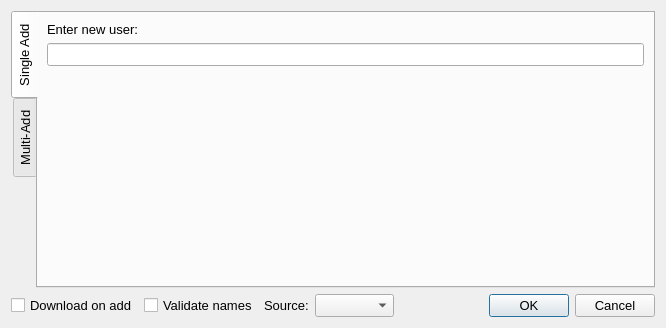
<?xml version="1.0" encoding="UTF-8"?>
<ui version="4.0">
 <class>AddRedditObjectDialog</class>
 <widget class="QDialog" name="AddRedditObjectDialog">
  <property name="geometry">
   <rect>
    <x>0</x>
    <y>0</y>
    <width>666</width>
    <height>328</height>
   </rect>
  </property>
  <property name="font">
   <font>
    <pointsize>10</pointsize>
   </font>
  </property>
  <property name="windowTitle">
   <string>Add</string>
  </property>
  <property name="windowIcon">
   <iconset>
    <normaloff>../images/add.png</normaloff>../images/add.png</iconset>
  </property>
  <layout class="QVBoxLayout" name="verticalLayout_3">
   <item>
    <widget class="QTabWidget" name="tab_widget">
     <property name="autoFillBackground">
      <bool>false</bool>
     </property>
     <property name="tabPosition">
      <enum>QTabWidget::West</enum>
     </property>
     <property name="tabShape">
      <enum>QTabWidget::Rounded</enum>
     </property>
     <property name="currentIndex">
      <number>0</number>
     </property>
     <widget class="QWidget" name="single_add_tab">
      <attribute name="title">
       <string>Single Add</string>
      </attribute>
      <layout class="QVBoxLayout" name="verticalLayout_2">
       <item>
        <layout class="QVBoxLayout" name="verticalLayout">
         <item>
          <widget class="QLabel" name="single_add_label">
           <property name="text">
            <string>Enter new user:</string>
           </property>
          </widget>
         </item>
         <item>
          <widget class="QLineEdit" name="single_object_line_edit"/>
         </item>
         <item>
          <spacer name="verticalSpacer">
           <property name="orientation">
            <enum>Qt::Vertical</enum>
           </property>
           <property name="sizeHint" stdset="0">
            <size>
             <width>20</width>
             <height>40</height>
            </size>
           </property>
          </spacer>
         </item>
        </layout>
       </item>
      </layout>
     </widget>
     <widget class="QWidget" name="multi_add_tab">
      <attribute name="title">
       <string>Multi-Add</string>
      </attribute>
      <layout class="QVBoxLayout" name="verticalLayout_4">
       <item>
        <layout class="QHBoxLayout" name="horizontalLayout_3">
         <item>
          <widget class="QLabel" name="label_2">
           <property name="sizePolicy">
            <sizepolicy hsizetype="Minimum" vsizetype="Preferred">
             <horstretch>0</horstretch>
             <verstretch>0</verstretch>
            </sizepolicy>
           </property>
           <property name="text">
            <string>Names in list:</string>
           </property>
          </widget>
         </item>
         <item>
          <widget class="QLabel" name="name_count_label">
           <property name="sizePolicy">
            <sizepolicy hsizetype="Expanding" vsizetype="Preferred">
             <horstretch>0</horstretch>
             <verstretch>0</verstretch>
            </sizepolicy>
           </property>
           <property name="text">
            <string>0</string>
           </property>
          </widget>
         </item>
        </layout>
       </item>
       <item>
        <widget class="QListWidget" name="multi_object_list_widget"/>
       </item>
       <item>
        <layout class="QHBoxLayout" name="horizontalLayout_2">
         <item>
          <widget class="QLineEdit" name="multi_object_line_edit"/>
         </item>
         <item>
          <widget class="QToolButton" name="add_button">
           <property name="text">
            <string>+</string>
           </property>
          </widget>
         </item>
         <item>
          <widget class="QToolButton" name="remove_button">
           <property name="text">
            <string>-</string>
           </property>
          </widget>
         </item>
         <item>
          <widget class="QPushButton" name="import_button">
           <property name="text">
            <string>Import</string>
           </property>
          </widget>
         </item>
        </layout>
       </item>
      </layout>
     </widget>
    </widget>
   </item>
   <item>
    <layout class="QHBoxLayout" name="horizontalLayout">
     <item>
      <widget class="QCheckBox" name="download_on_add_checkbox">
       <property name="text">
        <string>Download on add</string>
       </property>
      </widget>
     </item>
     <item>
      <widget class="QCheckBox" name="validate_names_checkbox">
       <property name="text">
        <string>Validate names</string>
       </property>
      </widget>
     </item>
     <item>
      <widget class="QLabel" name="download_source_label">
       <property name="text">
        <string>Source:</string>
       </property>
      </widget>
     </item>
     <item>
      <widget class="QComboBox" name="download_source_combo"/>
     </item>
     <item>
      <widget class="QDialogButtonBox" name="dialog_button_box">
       <property name="standardButtons">
        <set>QDialogButtonBox::Cancel|QDialogButtonBox::Ok</set>
       </property>
      </widget>
     </item>
    </layout>
   </item>
  </layout>
 </widget>
 <resources/>
 <connections/>
</ui>
